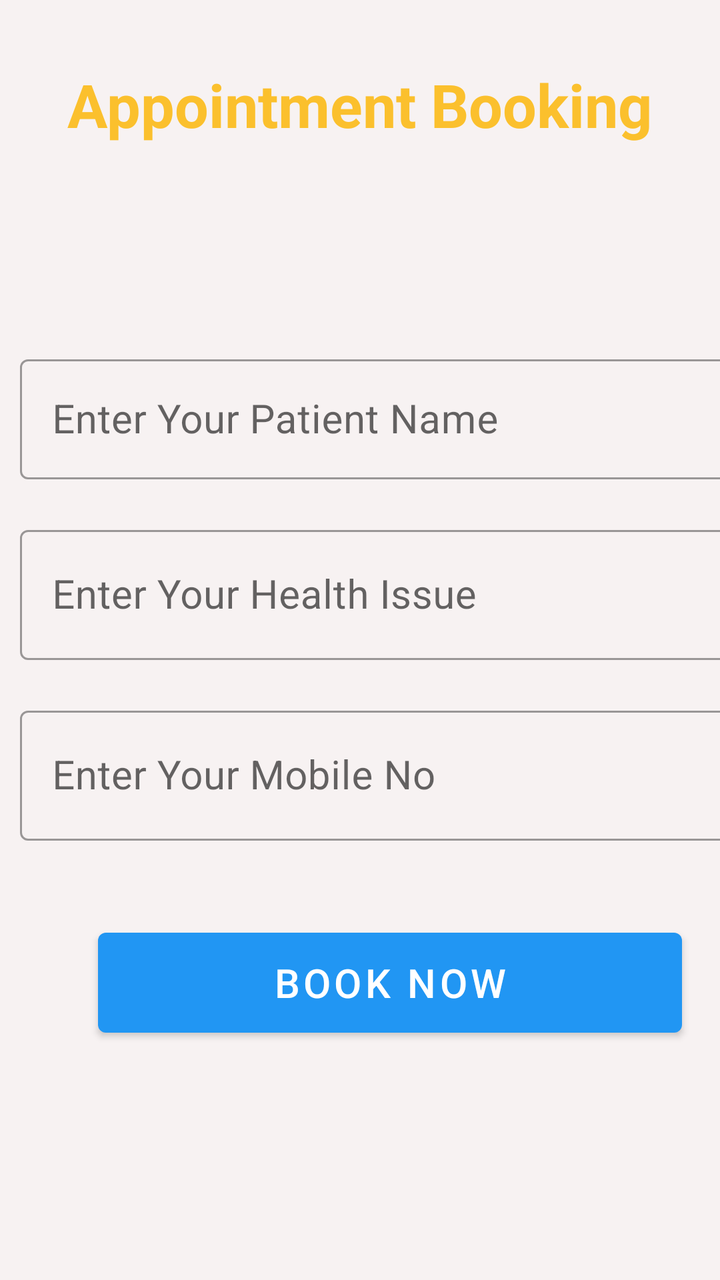
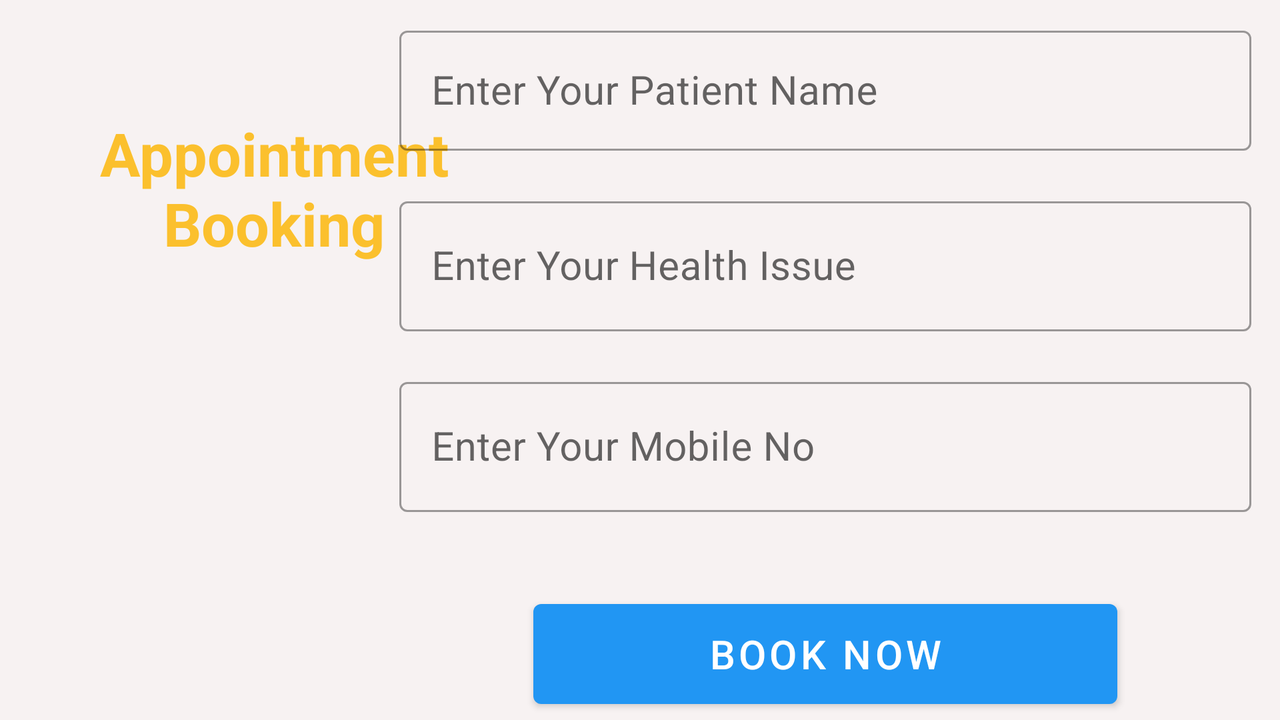

One screen, two layout resources from the same app: the default and the repository's alternative for another configuration. Each is rendered where Android would select it; the XML of both is given below.
<!-- AndroidManifest.xml: application theme Theme.FinalDoctor -->
<!-- res/layout/fragment_book.xml -->
<?xml version="1.0" encoding="utf-8"?>
<androidx.constraintlayout.widget.ConstraintLayout xmlns:android="http://schemas.android.com/apk/res/android"
    xmlns:app="http://schemas.android.com/apk/res-auto"
    xmlns:tools="http://schemas.android.com/tools"
    android:layout_width="match_parent"
    android:layout_height="match_parent"
    android:background="@color/custom_white"
    tools:context=".Book">


    <TextView
        android:id="@+id/title"
        android:layout_width="302dp"
        android:layout_height="wrap_content"
        android:layout_marginBottom="92dp"
        android:text="@string/appointment_booking"
        android:textAlignment="center"
        android:textColor="@color/yellow"
        android:textSize="30sp"
        android:textStyle="bold"
        app:layout_constraintBottom_toTopOf="@+id/linearLayout"
        app:layout_constraintEnd_toEndOf="parent"
        app:layout_constraintHorizontal_bias="0.495"
        app:layout_constraintStart_toStartOf="parent"
        app:layout_constraintTop_toTopOf="parent"
        app:layout_constraintVertical_bias="1.0"
        tools:ignore="MissingConstraints" />

    <LinearLayout
        android:id="@+id/linearLayout"
        android:layout_width="390dp"
        android:layout_height="421dp"
        android:orientation="vertical"
        app:layout_constraintBottom_toBottomOf="parent"
        app:layout_constraintTop_toTopOf="parent"
        app:layout_constraintVertical_bias="0.751"
        tools:ignore="MissingConstraints"
        tools:layout_editor_absoluteX="16dp">

        <com.google.android.material.textfield.TextInputLayout
            android:id="@+id/patient_name"
            style="@style/Widget.MaterialComponents.TextInputLayout.OutlinedBox"
            android:layout_width="match_parent"
            android:layout_height="wrap_content"
            android:layout_margin="10dp">

            <com.google.android.material.textfield.TextInputEditText
                android:layout_width="match_parent"
                android:layout_height="60dp"
                android:hint="@string/enter_your_patient_name"
                android:inputType="text"
                android:textSize="20sp" />
        </com.google.android.material.textfield.TextInputLayout>

        <com.google.android.material.textfield.TextInputLayout
            android:id="@+id/health_issue"
            style="@style/Widget.MaterialComponents.TextInputLayout.OutlinedBox"
            android:layout_width="match_parent"
            android:layout_height="wrap_content"
            android:layout_margin="10dp">

            <com.google.android.material.textfield.TextInputEditText
                android:layout_width="match_parent"
                android:layout_height="65dp"
                android:hint="@string/enter_your_health_issue"
                android:inputType="text"
                android:textSize="20sp" />
        </com.google.android.material.textfield.TextInputLayout>

        <com.google.android.material.textfield.TextInputLayout
            android:id="@+id/mobile_no"
            style="@style/Widget.MaterialComponents.TextInputLayout.OutlinedBox"
            android:layout_width="match_parent"
            android:layout_height="wrap_content"
            android:layout_margin="10dp">

            <com.google.android.material.textfield.TextInputEditText
                android:layout_width="match_parent"
                android:layout_height="65dp"
                android:hint="@string/enter_your_mobile_no"
                android:inputType="number"
                android:textSize="20sp" />
        </com.google.android.material.textfield.TextInputLayout>


        <Button
            android:id="@+id/button2"
            android:layout_width="292dp"
            android:layout_height="62dp"
            android:layout_gravity="center_horizontal"
            android:layout_marginTop="30dp"
            android:text="@string/book_now"
            android:textSize="20sp" />


        <TextView
            android:id="@+id/book_date"
            android:layout_width="103dp"
            android:layout_height="35dp"
            android:layout_below="@+id/mobile_no"
            android:layout_marginStart="240dp"
            android:layout_marginLeft="100dp"
            android:layout_marginTop="56dp"
            android:layout_marginEnd="7dp"
            android:text=""
            android:textAlignment="center"
            android:textColor="@color/black"
            android:textSize="11sp" />

        <TextView
            android:id="@+id/book_time"
            android:layout_width="103dp"
            android:layout_height="35dp"
            android:layout_below="@+id/mobile_no"
            android:layout_marginStart="240dp"
            android:layout_marginLeft="100dp"
            android:layout_marginTop="56dp"
            android:layout_marginEnd="7dp"
            android:text=""
            android:textAlignment="center"
            android:textColor="@color/black"
            android:textSize="11sp" />

    </LinearLayout>
</androidx.constraintlayout.widget.ConstraintLayout>
<!-- resources referenced by this layout -->
<resources>
  <color name="black">#FF000000</color>
  <color name="custom_white">#F7F2F2</color>
  <color name="yellow">#FBC02D</color>
  <string name="appointment_booking">Appointment Booking</string>
  <string name="book_now">Book Now</string>
  <string name="enter_your_health_issue">Enter Your Health Issue</string>
  <string name="enter_your_mobile_no">Enter Your Mobile No</string>
  <string name="enter_your_patient_name">Enter Your Patient Name</string>
  <style name="Theme.FinalDoctor" parent="Theme.MaterialComponents.DayNight.DarkActionBar">
          
          <item name="colorPrimary">#2196F3</item>
          <item name="colorPrimaryVariant">@color/purple_700</item>
          <item name="colorOnPrimary">@color/white</item>
          
          <item name="colorSecondary">@color/teal_200</item>
          <item name="colorSecondaryVariant">@color/teal_700</item>
          <item name="colorOnSecondary">@color/black</item>
          
          <item name="android:statusBarColor" tools:targetApi="l">?attr/colorPrimaryVariant</item>
          
      </style>
  <color name="purple_700">#FF3700B3</color>
  <color name="white">#FFFFFFFF</color>
  <color name="teal_200">#FF03DAC5</color>
  <color name="teal_700">#FF018786</color>
</resources>
<!-- res/layout-land/fragment_book.xml (the repository's variant of the layout above) -->
<!-- drawn on the phone turned sideways -->
<?xml version="1.0" encoding="utf-8"?>
<androidx.constraintlayout.widget.ConstraintLayout xmlns:android="http://schemas.android.com/apk/res/android"
    xmlns:app="http://schemas.android.com/apk/res-auto"
    xmlns:tools="http://schemas.android.com/tools"
    android:layout_width="match_parent"
    android:layout_height="match_parent"
    android:background="@color/custom_white"
    tools:context=".Book">


    <TextView
        android:id="@+id/title"
        android:layout_width="268dp"
        android:layout_height="95dp"
        android:layout_marginBottom="92dp"
        android:text="@string/appointment_booking"
        android:textAlignment="center"
        android:textColor="@color/yellow"
        android:textSize="30sp"
        android:textStyle="bold"
        app:layout_constraintBottom_toBottomOf="parent"
        app:layout_constraintEnd_toEndOf="parent"
        app:layout_constraintHorizontal_bias="0.008"
        app:layout_constraintStart_toStartOf="parent"
        app:layout_constraintTop_toTopOf="parent"
        app:layout_constraintVertical_bias="0.325"
        tools:ignore="MissingConstraints" />

    <LinearLayout
        android:id="@+id/linearLayout"
        android:layout_width="446dp"
        android:layout_height="412dp"
        android:orientation="vertical"
        app:layout_constraintBottom_toBottomOf="parent"
        app:layout_constraintEnd_toEndOf="parent"
        app:layout_constraintHorizontal_bias="0.977"
        app:layout_constraintStart_toStartOf="parent"
        app:layout_constraintTop_toTopOf="parent"
        app:layout_constraintVertical_bias="0.0"
        tools:ignore="MissingConstraints">

        <com.google.android.material.textfield.TextInputLayout
            android:id="@+id/patient_name"
            style="@style/Widget.MaterialComponents.TextInputLayout.OutlinedBox"
            android:layout_width="match_parent"
            android:layout_height="wrap_content"
            android:layout_margin="10dp">

            <com.google.android.material.textfield.TextInputEditText
                android:layout_width="match_parent"
                android:layout_height="60dp"
                android:hint="@string/enter_your_patient_name"
                android:inputType="text"
                android:textSize="20sp" />
        </com.google.android.material.textfield.TextInputLayout>

        <com.google.android.material.textfield.TextInputLayout
            android:id="@+id/health_issue"
            style="@style/Widget.MaterialComponents.TextInputLayout.OutlinedBox"
            android:layout_width="match_parent"
            android:layout_height="wrap_content"
            android:layout_margin="10dp">

            <com.google.android.material.textfield.TextInputEditText
                android:layout_width="match_parent"
                android:layout_height="65dp"
                android:hint="@string/enter_your_health_issue"
                android:inputType="text"
                android:textSize="20sp" />
        </com.google.android.material.textfield.TextInputLayout>

        <com.google.android.material.textfield.TextInputLayout
            android:id="@+id/mobile_no"
            style="@style/Widget.MaterialComponents.TextInputLayout.OutlinedBox"
            android:layout_width="match_parent"
            android:layout_height="wrap_content"
            android:layout_margin="10dp">

            <com.google.android.material.textfield.TextInputEditText
                android:layout_width="match_parent"
                android:layout_height="65dp"
                android:hint="@string/enter_your_mobile_no"
                android:inputType="number"
                android:textSize="20sp" />
        </com.google.android.material.textfield.TextInputLayout>


        <Button
            android:id="@+id/button2"
            android:layout_width="292dp"
            android:layout_height="62dp"
            android:layout_gravity="center_horizontal"
            android:layout_marginTop="30dp"
            android:text="@string/book_now"
            android:textSize="20sp" />






























    </LinearLayout>

</androidx.constraintlayout.widget.ConstraintLayout>
<!-- resources referenced by the variant -->
<!-- as the phone turned sideways resolves them -->
<resources>
  <color name="custom_white">#F7F2F2</color>
  <color name="yellow">#FBC02D</color>
  <string name="appointment_booking">Appointment Booking</string>
  <string name="book_now">Book Now</string>
  <string name="enter_your_health_issue">Enter Your Health Issue</string>
  <string name="enter_your_mobile_no">Enter Your Mobile No</string>
  <string name="enter_your_patient_name">Enter Your Patient Name</string>
  <style name="Theme.FinalDoctor" parent="Theme.MaterialComponents.DayNight.DarkActionBar">
          
          <item name="colorPrimary">#2196F3</item>
          <item name="colorPrimaryVariant">@color/purple_700</item>
          <item name="colorOnPrimary">@color/white</item>
          
          <item name="colorSecondary">@color/teal_200</item>
          <item name="colorSecondaryVariant">@color/teal_700</item>
          <item name="colorOnSecondary">@color/black</item>
          
          <item name="android:statusBarColor" tools:targetApi="l">?attr/colorPrimaryVariant</item>
          
      </style>
  <color name="purple_700">#FF3700B3</color>
  <color name="white">#FFFFFFFF</color>
  <color name="teal_200">#FF03DAC5</color>
  <color name="teal_700">#FF018786</color>
  <color name="black">#FF000000</color>
</resources>
